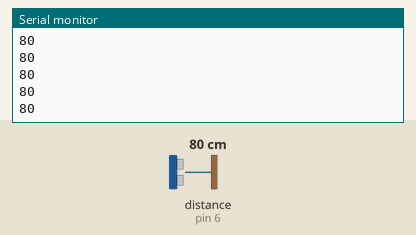
The sketch below on a simulated Arduino Uno, built with avr-gcc and run on an emulated ATmega328P. On the bench: the last lines printed to the serial monitor. Wiring (inferred from the names in the program): ultrasonic range finder: trigger pin 7; echo pin 6. The test bench sets the inputs (shaded band); at power-on: distance to the obstacle (sensor on pin 6) 80 cm. The echo pulse lasts 58.3 µs per cm.

Above: at 1.2 s.
1.3 s: distance to the obstacle (sensor on pin 6) set to 2 cm
At 1.34 s:
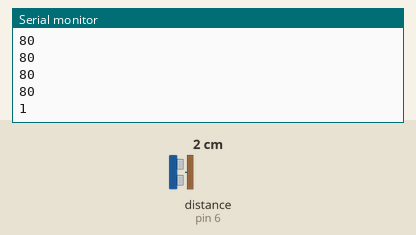
2.8 s: distance to the obstacle (sensor on pin 6) set to 4 cm
At 2.81 s:
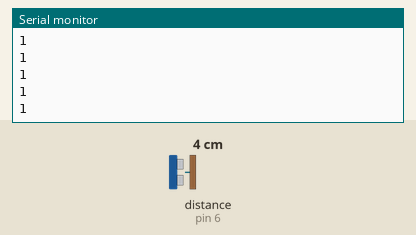
Timing chart, 0 to 5.8 s (numbered marks = the images above; inputs shaded):
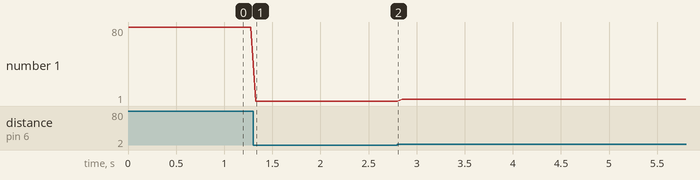

The sketch:

app.ino
```cpp
const int pingPin = 7; // Trigger Pin of Ultrasonic Sensor
const int echoPin = 6; // Echo Pin of Ultrasonic Sensor

void setup() {
   Serial.begin(9600); // Starting Serial Terminal
   pinMode(pingPin, OUTPUT);
   pinMode(echoPin, INPUT);
}

void loop() {
   long duration, inches, cm;
   digitalWrite(pingPin, LOW);
   delayMicroseconds(2);
   digitalWrite(pingPin, HIGH);
   delayMicroseconds(10);
   digitalWrite(pingPin, LOW);
   duration = pulseIn(echoPin, HIGH);
   cm = microsecondsToCentimeters(duration);
   Serial.println(cm);
   delay(50);
}

long microsecondsToInches(long microseconds) {
   return microseconds / 74 / 2;
}

long microsecondsToCentimeters(long microseconds) {
   return microseconds / 29 / 2;
}
```

Measured:
- after the input at 1.3 s, the serial monitor: prints a new line at once (image 1)
- plotted number 1: 80 → 1 after the input at 1.3 s, 1 → 3 after the input at 2.8 s
